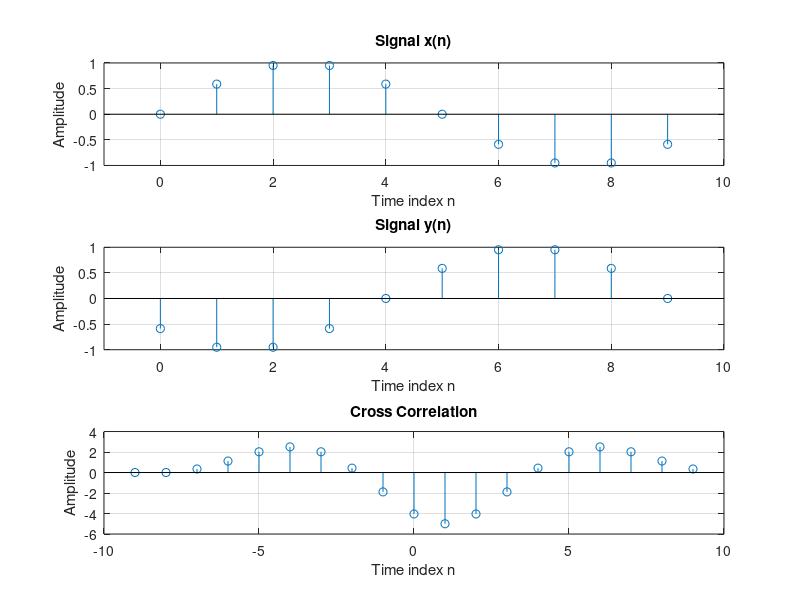

MATLAB code to generate this figure:
clear all; 
close all; 
clc; 
n = [0:9]; 
ph1 = 0; %set the phase angles for the two sinusoidal signals to 0.
ph2 = 0; 
x = sin(2*pi*0.1*n + ph1); % generates the first sinusoidal signal x with a frequency of 0.1 Hz and phase ph1.
org_x = 1; 
nx = [0 : length(x)-1]- org_x + 1; 

y = fliplr(x); 
org_y = fliplr(org_x); 
ny = [0 : length(y)-1]- org_y + 1; 
rxy = xcorr(x,y); 
nr = [nx(1)-ny(end) : nx(end)-ny(1)]; % defines the lag indices for the cross-correlation.lag is the delay
[maxR indR] = max(rxy); 
disp(['The correlation at lag zero is: ' num2str(rxy(find(nr==0))) '.']);
disp(['The maximum correlation is at lag ' num2str(nr(indR)) '.']); 

figure, subplot(3,1,1), 
stem(nx,x); 
xlabel('Time index n'); 
ylabel('Amplitude'); 
xlim([nx(1)-1 nx(end)+1]); 
title('Signal x(n)'); 
grid; 

subplot(3,1,2), 
stem(ny,y); 
xlabel('Time index n'); 
ylabel('Amplitude'); 
xlim([ny(1)-1 ny(end)+1]); 
title('Signal y(n)'); 
grid; 

subplot(3,1,3),
stem(nr,rxy); 
xlabel('Time index n'); 
ylabel('Amplitude'); 
xlim([nr(1)-1 nr(end)+1]); 
title('Cross Correlation'); 
grid;
